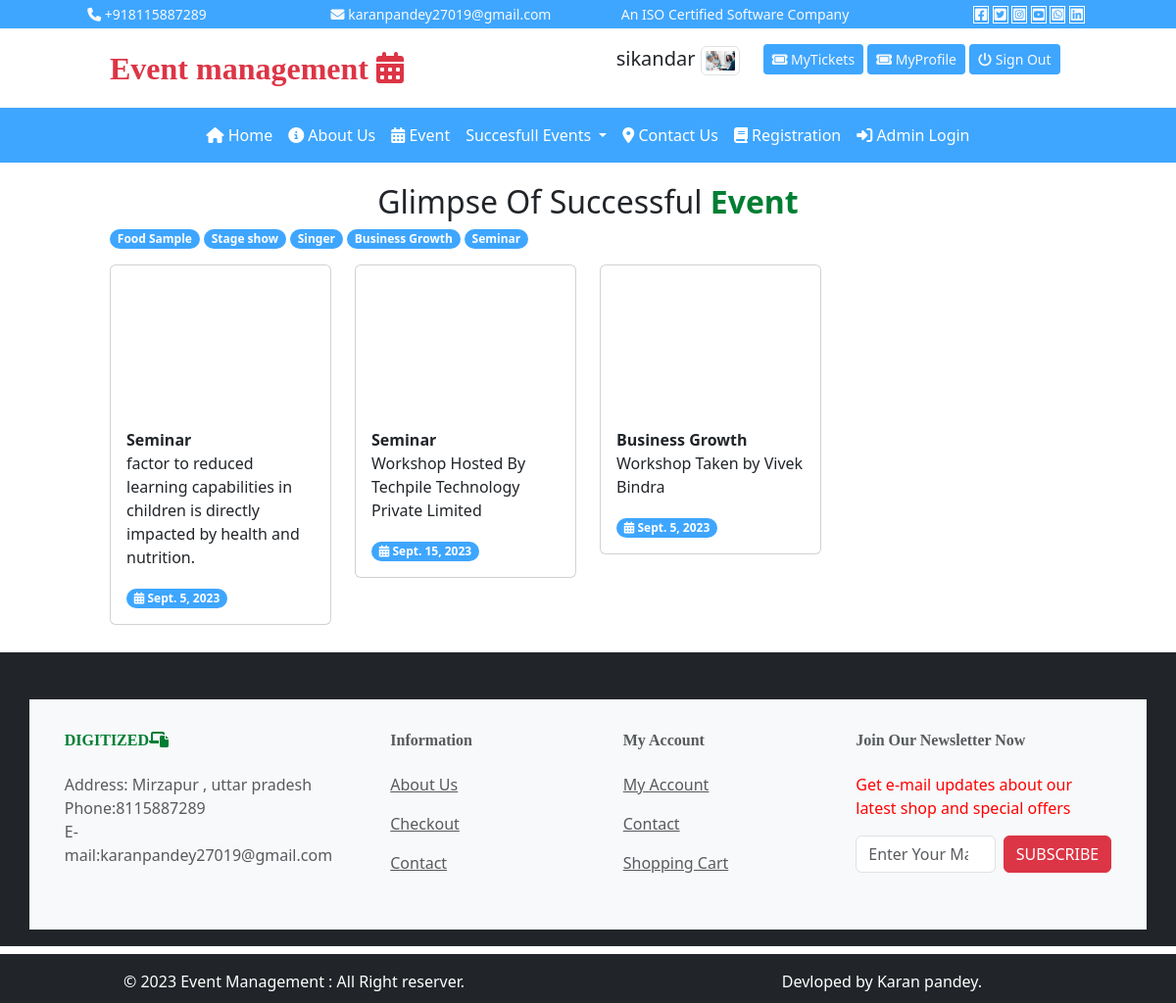
The app's page /user/videogallery/ (signed in) with its own data.
### user/models.py (models this page shows)
class category(models.Model):
    cname=models.CharField(max_length=200,null=True)
    cpic=models.ImageField(upload_to='static/category/',null=True)
    cdate=models.DateField()
    def __str__(self):
        return self.cname

class videogallery(models.Model):
    category=models.ForeignKey(category,on_delete=models.CASCADE)
    vlink=models.TextField(null=True)
    vdate=models.DateField()
    event_des=models.TextField(null=True)

### user/views.py (the view)
# urls.py: path('videogallery/',views.vgallery),
def vgallery(request):
    cid=request.GET.get('x')
    cdata=category.objects.all().order_by('-id')
    if cid is not None:
        vdata=videogallery.objects.filter(category=cid)
    else:
        vdata=videogallery.objects.all().order_by('-id')
    mydict={
        "cdata":cdata,
        "vdata":vdata,
    }
    return render(request,'user/vgallery.html',mydict)

### templates/user/vgallery.html
{% extends 'base.html'%}
{% load  static %}
{% block content %}
<div class="text-center fs-2">
    Glimpse Of Successful<b class="txt-mycolor"> Event</b>
</div>
<div class="row">
    <div class="col-sm-10 mx-auto">
        <div class="row">
            <div class="col-sm-12">
                {% for a in cdata %}
                <a href="/user/videogallery?x={{a.id}}" class="badge bg-mycolor rounded-pill" style="text-decoration:none;">{{a.cname}}</a>
                {% endfor %}
                 </div>
        </div>
        <div class="row mt-3">
                {% for a in vdata %}
            <div class="col-sm-3">
            <div class="card">
                <iframe class="img-card-top" src="{{a.vlink}}" title="YouTube video player" frameborder="0" allow="accelerometer; autoplay; clipboard-write; encrypted-media; gyroscope; picture-in-picture; web-share" allowfullscreen></iframe>
                <div class="card-body">
                    <b>{{a.category}}</b>
                    <p>{{a.event_des}}</p>
                     <span class="badge bg-mycolor rounded-pill">
              <i class="fa-solid fa-calendar-days"></i>
           {{a.vdate}}
              </span>
                </div>
            </div>
            </div>
            {% endfor %}
        </div>
    </div>
</div>
{% endblock %}

### templates/base.html (style rules this page uses)
:root { --bgcolor:#3ea6ff; --txtcolor:#007E33; }
.bg-mycolor { background:var(--bgcolor) !important; }
.txt-mycolor { color:var(--txtcolor); }

### records on screen
category: cname "Food Sample"
category: cname "Stage show"
category: cname "Singer"
category: cname "Business Growth"
category: cname "Seminar"
videogallery: category "Seminar", event_des "factor to reduced learning capabilities in children is directly impacted by health and nutrition.", vdate "Sept. 5, 2023"
videogallery: category "Seminar", event_des "Workshop Hosted By Techpile Technology Private Limited", vdate "Sept. 15, 2023"
videogallery: category "Business Growth", event_des "Workshop Taken by Vivek Bindra", vdate "Sept. 5, 2023"

### other values on screen
{{ request.session.username }} "sikandar"
